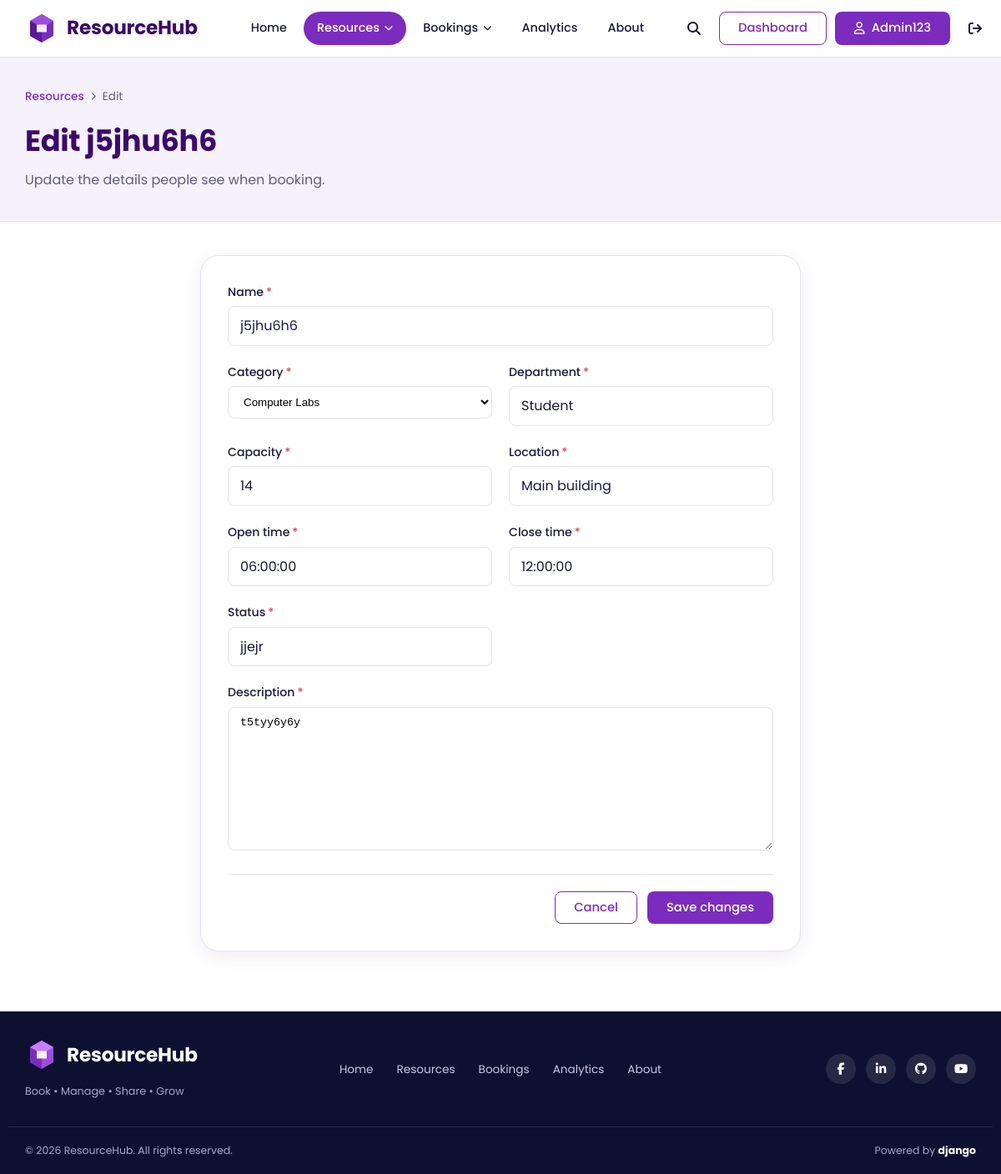
Screenshot of /resources/2/update/ (signed in) with the database file from the repository.
### accounts/models.py (models this page shows, shortened)
class User(AbstractUser):
    ROLE_CHOICES = [
        ("student", "Student"),
        ("teacher", "Teacher"),
        ("admin", "Administrator"),
    ]
    email = models.EmailField(unique=True)
    role = models.CharField(
        max_length=20,
        choices=ROLE_CHOICES,
        default="student",
    )
    department = models.CharField(
        max_length=100,
        blank=True,
    )
    email_verified = models.BooleanField(default=False)

class Profile(models.Model):
    user = models.OneToOneField(
        settings.AUTH_USER_MODEL,
        on_delete=models.CASCADE,
        related_name="profile",
    )
    first_name = models.CharField(
        max_length=120,
        blank=True,
    )
    last_name = models.CharField(
        max_length=100,
        blank=True,
    )
    phone = models.CharField(
        max_length=20,
        blank=True,
    )
    profile_picture = models.ImageField(
        upload_to="profile_pictures/",
        blank=True,
        null=True,
    )
    designation = models.CharField(
        max_length=100,
        blank=True,
    )

### resources/models.py (models this page shows, shortened)
class Resource(models.Model):
    name = models.CharField(max_length=200)
    category = models.ForeignKey(ResourceCategory, on_delete=models.CASCADE)
    department = models.CharField(max_length=100)
    capacity = models.PositiveIntegerField()
    location = models.CharField(max_length=200)
    qr_code = models.CharField(
        max_length=255,
        unique=True,
        default=uuid.uuid4,
        editable=False
    )
    device_code = models.CharField(
        max_length=100,
        unique=True,
        default=generate_device_code,
        editable=False
    )
    open_time = models.TimeField()
    close_time = models.TimeField()
    status = models.CharField(max_length=50)
    description = models.TextField()

### resources/views.py (the view)
@login_required
@admin_only
def resource_update(request, pk):
    resource = get_object_or_404(Resource, pk=pk)
    if request.method == "POST":
        form = ResourceForm(request.POST, instance=resource)
        if form.is_valid():
            form.save()
            messages.success(
                request,
                "Resource updated successfully!"
            )
            return redirect(
                "resources:resource_detail",
                pk=resource.pk
            )
    else:
        form = ResourceForm(instance=resource)
    return render(request, "resources/resource_form.html", {
        "form": form,
        "resource": resource,
    })

### resources/forms.py
class ResourceForm(forms.ModelForm):
    class Meta:
        model = Resource
        exclude = ['qr_code', 'device_code']

### resources/models.py (called while the page is built)
    def __str__(self):
        return self.name

### resources/views.py (called while the page is built)
def is_admin(user):
    return user.is_authenticated and (
        user.is_superuser or getattr(user, "role", "") == "admin"
    )

### templates/resources/resource_form.html (shortened to what this page needs)
{% extends 'core/base.html' %}
{% load static %}
{% block extra_css %}<link rel="stylesheet" href="{% static 'css/resources.css' %}">{% endblock %}
{% block content %}
<section class="page-head">
  <div class="container">
    <nav class="breadcrumb" aria-label="Breadcrumb">
      <a href="{% url 'resources:resource_list' %}">Resources</a>
      <i class="fa-solid fa-chevron-right" aria-hidden="true"></i>
      <span>{% if resource %}Edit{% else %}New{% endif %}</span>
    </nav>
    <h1>{% if resource %}Edit {{ resource.name }}{% else %}Add a resource{% endif %}</h1>
    <p>{% if resource %}Update the details people see when booking.{% else %}Fill in the details people will see when booking.{% endif %}</p>
  </div>
</section>
<section class="section">
  <div class="container narrow">
    <form method="post" class="form-card" novalidate>
      <div class="form-grid">
        {% for field in form %}
        <div class="form-field{% if field.name == 'description' or field.name == 'name' %} full{% endif %}{% if field.errors %} has-error{% endif %}">
          <label for="{{ field.id_for_label }}">{{ field.label }}{% if field.field.required %}<span class="req" aria-hidden="true">*</span>{% endif %}</label>
          {{ field }}
        </div>
        {% endfor %}
      </div>
      <div class="form-actions">
        <a class="btn btn-outline" href="{% if resource %}{% url 'resources:resource_detail' resource.pk %}{% else %}{% url 'resources:resource_list' %}{% endif %}">Cancel</a>
        <button type="submit" class="btn btn-primary">{% if resource %}Save changes{% else %}Add resource{% endif %}</button>
      </div>
    </form>
  </div>
</section>
{% endblock %}

### templates/core/base.html (shortened to what this page needs)
{% load static %}
<!DOCTYPE html>
<html lang="en">
<head>
  <link rel="stylesheet" href="https://cdnjs.cloudflare.com/ajax/libs/font-awesome/6.5.2/css/all.min.css">
  <link rel="stylesheet" href="{% static 'css/master.css' %}">
  {% block extra_css %}{% endblock %}
</head>
<body>
  {% url 'sharings:shared_with_me' as shared_url %}
  {% url 'analytics:dashboard' as analytics_url %}
  {% url 'core:about' as about_url %}
  {% with app=request.resolver_match.app_name page=request.resolver_match.url_name %}
  <header class="site-header" id="siteHeader">
    <div class="container header-inner">
      <a href="/" class="brand" aria-label="ResourceHub home">
        <svg class="brand-mark" viewBox="0 0 40 40" width="40" height="40" aria-hidden="true">
          <path d="M20 3 34 11v18L20 37 6 29V11z" fill="#7B2CBF"/>
          <path d="M20 3 34 11 20 19 6 11z" fill="#9D4EDD"/>
          <path d="M20 19v18L6 29V11z" fill="#5A189A"/>
          <path d="M14 15.5h12v9H14z" fill="#fff" opacity=".92"/>
        </svg>
        <span class="brand-name">ResourceHub</span>
      </a>
      <div class="nav-panel">
        <nav aria-label="Main navigation">
          <ul class="nav-list">
            <li><a class="nav-link{% if page == 'home' %} active{% endif %}" href="/">Home</a></li>
            <li>
              <details class="has-dropdown">
                <summary class="nav-link{% if app == 'resources' %} active{% endif %}">
                  Resources <i class="fa-solid fa-chevron-down" aria-hidden="true"></i>
                </summary>
              </details>
            </li>
            {% if user.is_authenticated %}
            <li>
              <details class="has-dropdown">
                <summary class="nav-link{% if app == 'bookings' or app == 'checkin' or app == 'sharings' %} active{% endif %}">
                  Bookings <i class="fa-solid fa-chevron-down" aria-hidden="true"></i>
                </summary>
              </details>
            </li>
            {% else %}
            <li><a class="nav-link{% if app == 'bookings' %} active{% endif %}" href="{% url 'bookings:booking_list' %}">Bookings</a></li>
            {% endif %}
            <li><a class="nav-link{% if app == 'analytics' %} active{% endif %}" href="{{ analytics_url|default:'/' }}">Analytics</a></li>
            <li><a class="nav-link{% if page == 'about' %} active{% endif %}" href="{{ about_url|default:'/' }}">About</a></li>
          </ul>
        </nav>
        <div class="nav-tools">
          <label for="searchToggle" class="icon-btn" title="Search resources">
            <i class="fa-solid fa-magnifying-glass" aria-hidden="true"></i>
          </label>
          {% if user.is_authenticated %}
            <a class="btn btn-outline" href="{% url 'accounts:profile' %}">Dashboard</a>
            <a class="btn btn-primary" href="{% url 'accounts:profile' %}">
              <i class="fa-regular fa-user" aria-hidden="true"></i> {{ user.profile.first_name|default:user.username }}
            </a>
            <form method="post" action="{% url 'accounts:logout' %}" class="logout-form">
              <button type="submit" class="icon-btn" aria-label="Log out" title="Log out">
                <i class="fa-solid fa-arrow-right-from-bracket" aria-hidden="true"></i>
              </button>
            </form>
          {% else %}
            <a class="btn btn-outline" href="{% url 'accounts:login' %}">Login</a>
            <a class="btn btn-primary" href="{% url 'accounts:register' %}">Register</a>
          {% endif %}
        </div>
      </div>
    </div>
  </header>
  {% endwith %}
  <main id="main">
    {% block content %}{% endblock %}
  </main>
  <footer class="site-footer">
    <div class="container footer-inner">
      <div class="footer-brand">
        <a href="/" class="brand brand-light">
          <svg class="brand-mark" viewBox="0 0 40 40" width="40" height="40" aria-hidden="true">
            <path d="M20 3 34 11v18L20 37 6 29V11z" fill="#9D4EDD"/>
            <path d="M20 3 34 11 20 19 6 11z" fill="#C77DFF"/>
            <path d="M20 19v18L6 29V11z" fill="#7B2CBF"/>
            <path d="M14 15.5h12v9H14z" fill="#fff" opacity=".92"/>
          </svg>
          <span class="brand-name">ResourceHub</span>
        </a>
        <p class="footer-tagline">Book &bull; Manage &bull; Share &bull; Grow</p>
      </div>
      <nav class="footer-nav" aria-label="Footer navigation">
        <a href="/">Home</a>
        <a href="{% url 'resources:resource_list' %}">Resources</a>
        <a href="{% url 'bookings:booking_list' %}">Bookings</a>
        <a href="{{ analytics_url|default:'/' }}">Analytics</a>
        <a href="{{ about_url|default:'/' }}">About</a>
      </nav>
      <ul class="social">
        <li><a href="https://www.facebook.com/" target="_blank" rel="noopener noreferrer" aria-label="Facebook"><i class="fa-brands fa-facebook-f"></i></a></li>
        <li><a href="https://www.linkedin.com/" target="_blank" rel="noopener noreferrer" aria-label="LinkedIn"><i class="fa-brands fa-linkedin-in"></i></a></li>
        <li><a href="https://github.com/" target="_blank" rel="noopener noreferrer" aria-label="GitHub"><i class="fa-brands fa-github"></i></a></li>
        <li><a href="https://www.youtube.com/" target="_blank" rel="noopener noreferrer" aria-label="YouTube"><i class="fa-brands fa-youtube"></i></a></li>
      </ul>
    </div>
    <div class="container footer-bottom">
      <p>&copy; {% now "Y" %} ResourceHub. All rights reserved.</p>
      <p>Powered by <strong>django</strong></p>
    </div>
  </footer>
</body>
</html>

### static/css/master.css (style rules this page uses)
:root { --brand: #7B2CBF; --brand-dark: #5A189A; --brand-deep: #3C096C; --brand-light: #9D4EDD; --brand-soft: #F3EBFB; --lavender: #F6F2FD; --ink: #1B1A3B; --muted: #5E5C7E; --line: #E6E1F2; --white: #FFFFFF; --navy: #0D1030; --success: #1FA971; --warning: #D98A0B; --danger: #D64550; --radius-sm: 8px; --radius: 14px; --radius-lg: 22px; --shadow: 0 6px 24px rgba(60, 9, 108, .08); --shadow-lg: 0 14px 40px rgba(60, 9, 108, .16); --font: 'Poppins', system-ui, -apple-system, 'Segoe UI', sans-serif; --script: 'Caveat', 'Segoe Script', cursive; --container: 1180px; --header-h: 68px; }
*, *::before, *::after { box-sizing: border-box; }
html { scroll-behavior: smooth; -webkit-text-size-adjust: 100%; }
body { margin: 0; font-family: var(--font); font-size: 1rem; line-height: 1.6; color: var(--ink); background: var(--white); -webkit-font-smoothing: antialiased; }
img, svg { max-width: 100%; display: block; }
a { color: inherit; text-decoration: none; }
ul { list-style: none; margin: 0; padding: 0; }
h1, h2, h3, p { margin: 0; }
button, input { font: inherit; color: inherit; }
button, label[for] { cursor: pointer; }
.container { width: 100%; max-width: var(--container); margin-inline: auto; padding-inline: 20px; }
.btn { display: inline-flex; align-items: center; justify-content: center; gap: 8px; padding: 10px 22px; border: 1.5px solid transparent; border-radius: var(--radius-sm); font-weight: 500; font-size: .92rem; line-height: 1.2; white-space: nowrap; transition: background-color .2s, color .2s, border-color .2s, box-shadow .2s; }
.btn-primary { background: var(--brand); color: #fff; }
.btn-outline { background: #fff; color: var(--brand); border-color: var(--brand); }
.icon-btn { display: inline-grid; place-items: center; width: 40px; height: 40px; background: transparent; border: 0; border-radius: 50%; color: var(--ink); font-size: 1rem; transition: background-color .2s, color .2s; }
.site-header { position: sticky; top: 0; z-index: 100; background: rgba(255, 255, 255, .96); backdrop-filter: blur(8px); border-bottom: 1px solid var(--line); }
.header-inner { display: flex; align-items: center; justify-content: space-between; gap: 24px; min-height: var(--header-h); }
.brand { display: inline-flex; align-items: center; gap: 10px; flex-shrink: 0; }
.brand-name { font-size: 1.45rem; font-weight: 700; letter-spacing: -.01em; color: var(--brand-deep); }
.brand-light .brand-name { color: #fff; }
.nav-panel { display: flex; align-items: center; flex: 1; justify-content: space-between; gap: 24px; }
.nav-list { display: flex; align-items: center; gap: 4px; margin-left: 24px; }
.nav-link { display: inline-flex; align-items: center; gap: 6px; padding: 8px 16px; border: 0; background: transparent; border-radius: 999px; font-size: .9rem; font-weight: 500; color: var(--ink); transition: background-color .2s, color .2s; }
.nav-link.active { background: var(--brand); color: #fff; }
.nav-link i { font-size: .65rem; transition: transform .2s; }
.has-dropdown { position: relative; }
.has-dropdown summary { list-style: none; cursor: pointer; }
.nav-tools { display: flex; align-items: center; gap: 10px; }
.logout-form { margin: 0; display: inline-flex; }
.site-footer { background: var(--navy); color: #C9C7E3; }
.footer-inner { display: grid; grid-template-columns: 1fr auto 1fr; align-items: center; gap: 24px; padding-block: 32px; }
.footer-tagline { margin-top: 6px; font-size: .8rem; color: #A9A6CC; }
.footer-nav { display: flex; flex-wrap: wrap; justify-content: center; gap: 8px 28px; font-size: .85rem; }
.social { display: flex; justify-content: flex-end; gap: 12px; }
.social a { display: grid; place-items: center; width: 36px; height: 36px; border-radius: 50%; background: rgba(255, 255, 255, .1); color: #fff; font-size: .9rem; transition: background-color .2s; }
.footer-bottom { display: flex; justify-content: space-between; gap: 12px; flex-wrap: wrap; padding-block: 18px; border-top: 1px solid rgba(255, 255, 255, .1); font-size: .78rem; color: #A9A6CC; }
.footer-bottom strong { color: #fff; }

### rows the page displays
User: profile.first_name "Admin123"
Resource: name "j5jhu6h6", form "j5jhu6h6" "Computer Labs" "Student" "14" "Main building" "06:00:00" "12:00:00" "jjejr" "t5tyy6y6y"

### other values shown
{{ field.label }} "Name" "Category" "Department" "Capacity" "Location" "Open time" "Close time" "Status" "Description"
